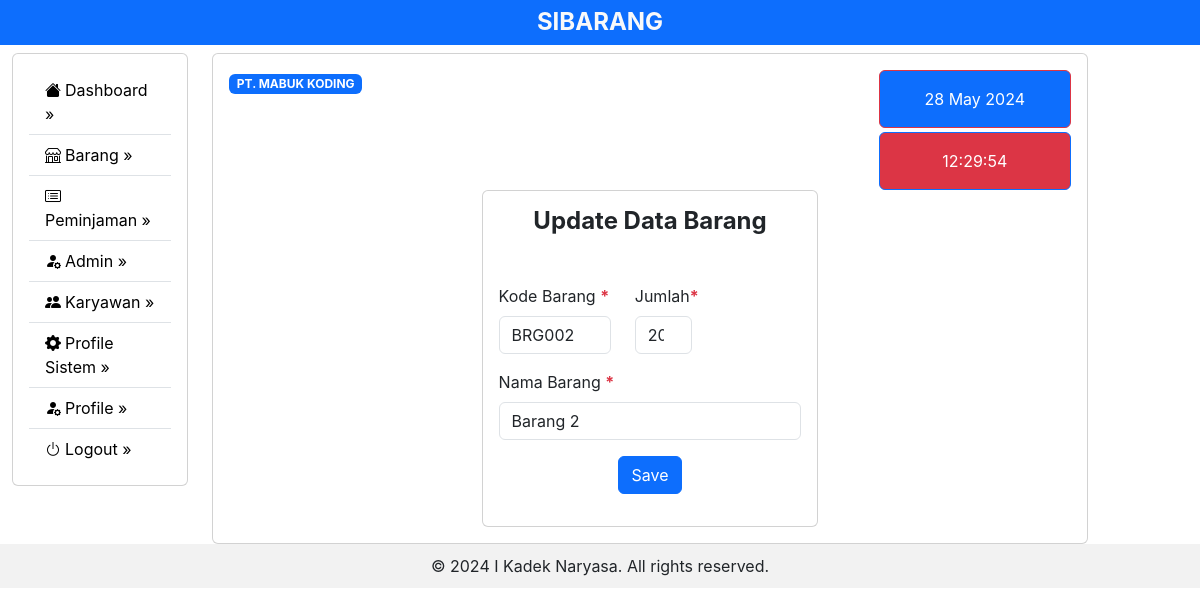
Screenshot of /update_barang.php?kode_barangUpd=BRG002 (signed in) with the database file from the repository.
### tables this page shows
CREATE TABLE profile (
    id INT(10) PRIMARY KEY  AUTO_INCREMENT,
    appName VARCHAR(50),
    companyName VARCHAR(100)
);

CREATE TABLE barang (
    kode_barang CHAR(6) PRIMARY KEY,
    nama_barang VARCHAR(50),
    jumlah INT(10)
);

### config.php (called while the page is built, shortened)
<?php
$host = "localhost";
$username = "root";
$password = "";
$dbName = "db_sibarang";
try {
    $db = new PDO("mysql:host=$host;dbname=$dbName", $username, $password);
    $db->setAttribute(PDO::ATTR_ERRMODE, PDO::ERRMODE_EXCEPTION);
} catch (PDOException $e) {
    echo "Gagal terhubung: " . $e->getMessage();
}
$stmt = $db->prepare("SELECT * FROM profile");
$stmt->execute();
$dataProfile = array();
while ($row = $stmt->fetch(PDO::FETCH_ASSOC)) {
    $dataProfile[] = $row;
}
foreach ($dataProfile as $profile) :
    $nameApp = $profile['appName'];
    $companyName = $profile['companyName'];
endforeach;

### update_barang.php (the view, shortened to what this page needs)
<?php
require 'config.php';
if (isset($_GET['kode_barangUpd'])) {
    $kode_barang = $_GET['kode_barangUpd'];
    $stmtData = $db->prepare("SELECT * FROM barang WHERE kode_barang = :kode_barang");
    $stmtData->bindParam(":kode_barang", $kode_barang);
    $stmtData->execute();
    $result = $stmtData->fetchAll(PDO::FETCH_ASSOC);
    if ($stmtData->rowCount() > 0) {
        foreach ($result as $row) {
            $dataBarangByKode = $row;
        }
    }
}
?>
<?php require 'header.php'; ?>
<div class="row ">
    <div class="col"></div>
    <div class="col-5">
        <div class="card">
            <div class="card-body">
                <div class="card-title text-center ">
                    <h4 class="fw-bold">Update Data Barang</h4>
                </div>
                <form action="conf_barang.php" method="POST">
                    <div class="mb-3 mt-5">
                        <div class="row">
                            <div class="col-5">
                                <label for="kodeBarang" class="form-label ">Kode Barang <strong class="text-danger">*</strong></label>
                                <input type="text" name="kode_barang" class="form-control " value='<?= $dataBarangByKode['kode_barang']; ?>' readonly id="kodeBarang" required>
                            </div>
                            <div class="col-3">
                                <label for="jumlahBarang" class="form-label ">Jumlah<strong class="text-danger">*</strong></label>
                                <input type="number" name="jumlahBarang" class="form-control " value="<?= $dataBarangByKode['jumlah']; ?>" id="jumlahBarang" autofocus required>
                            </div>
                        </div>
                    </div>
                    <div class="mb-3">
                        <label for="namaBarang" class="form-label ">Nama Barang <strong class="text-danger">*</strong></label>
                        <input type="text" name="nama_barang" class="form-control " id="namaBarang" value="<?= $dataBarangByKode['nama_barang']; ?>" required>
                    </div>
                    <div class="text-center mb-3 ">
                        <button type="submit" class="btn btn-primary" name="btnUpdateBarang">Save</button>
                    </div>
                </form>
            </div>
        </div>
    </div>
    <div class="col"></div>
</div>
<?php require 'foother.php'; ?>

### header.php (shortened to what this page needs)
<?php require 'config.php'; ?>
<!DOCTYPE html>
<html lang="en">
<head>
    <link rel="stylesheet" href="src/main.css">
    <link rel="stylesheet" href="node_modules/bootstrap-icons/font/bootstrap-icons.min.css">
</head>
<body>
    <nav class="navbar  bg-primary">
        <h4 class="text-light text-center mx-auto my-auto fw-bold"><?= $nameApp ?></h4>
    </nav>
    <div class="container-fluid">
        <div class="row">
            <div class="col-2">
                <div class="card mt-2">
                    <div class="card-body">
                        <ul class="list-group list-group-flush">
                            <li class="list-group-item"><a href="dashboard.php" class="text-decoration-none text-black"><i class="bi bi-house-fill me-1"></i>Dashboard &raquo;</a></li>
                            <li class="list-group-item"><a href="barang.php" class="text-decoration-none text-black"><i class="bi bi-shop me-1"></i>Barang &raquo;</a></li>
                            <li class="list-group-item"><a href="peminjaman.php" class="text-decoration-none text-black"><i class="bi bi-card-list me-1"></i>Peminjaman &raquo;</a></li>
                            <li class="list-group-item"><a href="admin.php" class="text-decoration-none text-black"><i class="bi bi-person-fill-gear me-1"></i>Admin &raquo;</a></li>
                            <li class="list-group-item"><a href="karyawan.php" class="text-decoration-none text-black"><i class="bi bi-people-fill me-1"></i>Karyawan &raquo;</a></li>
                            <li class="list-group-item"><a href="profile.php" class="text-decoration-none text-black"><i class="bi bi-gear-fill me-1"></i>Profile Sistem &raquo;</a></li>
                            <li class="list-group-item"><a href="profileMe.php" class="text-decoration-none text-black"><i class="bi bi-person-fill-gear me-1"></i>Profile &raquo;</a></li>
                            <li class="list-group-item"><a href="logout.php" class="text-decoration-none text-black"><i class="bi bi-power me-1"></i>Logout &raquo;</a></li>
                        </ul>
                    </div>
                </div>
            </div>
            <div class="col-9 mt-2 ">
                <div class="card py-0">
                    <div class="card-body ">
                        <div class="row ">
                            <div class="col-3 fw-bold text-danger">
                                <strong class="badge text-bg-primary"><?= $companyName; ?></strong>
                            </div>
                            <div class="col-6">
                            </div>
                            <div class="col-3">
                                <div class="card border border-danger bg-primary">
                                    <div class="card-body text-center text-white">
                                        <?= date('d F Y'); ?>
                                    </div>
                                </div>
                                <div class="card border mt-1 border-primary bg-danger">
                                    <div class="card-body text-center text-white">
                                        <div id="clock"></div>
                                    </div>
                                </div>
                            </div>
                        </div>

### header.php (style rules this page uses)
* { font-family: 'Inter', sans-serif; margin: 0; padding: 0; }

### rows the page displays
profile: appName "SIBARANG", companyName "PT. MABUK KODING"
barang: kode_barang "BRG002", jumlahBarang "20", nama_barang "Barang 2"
